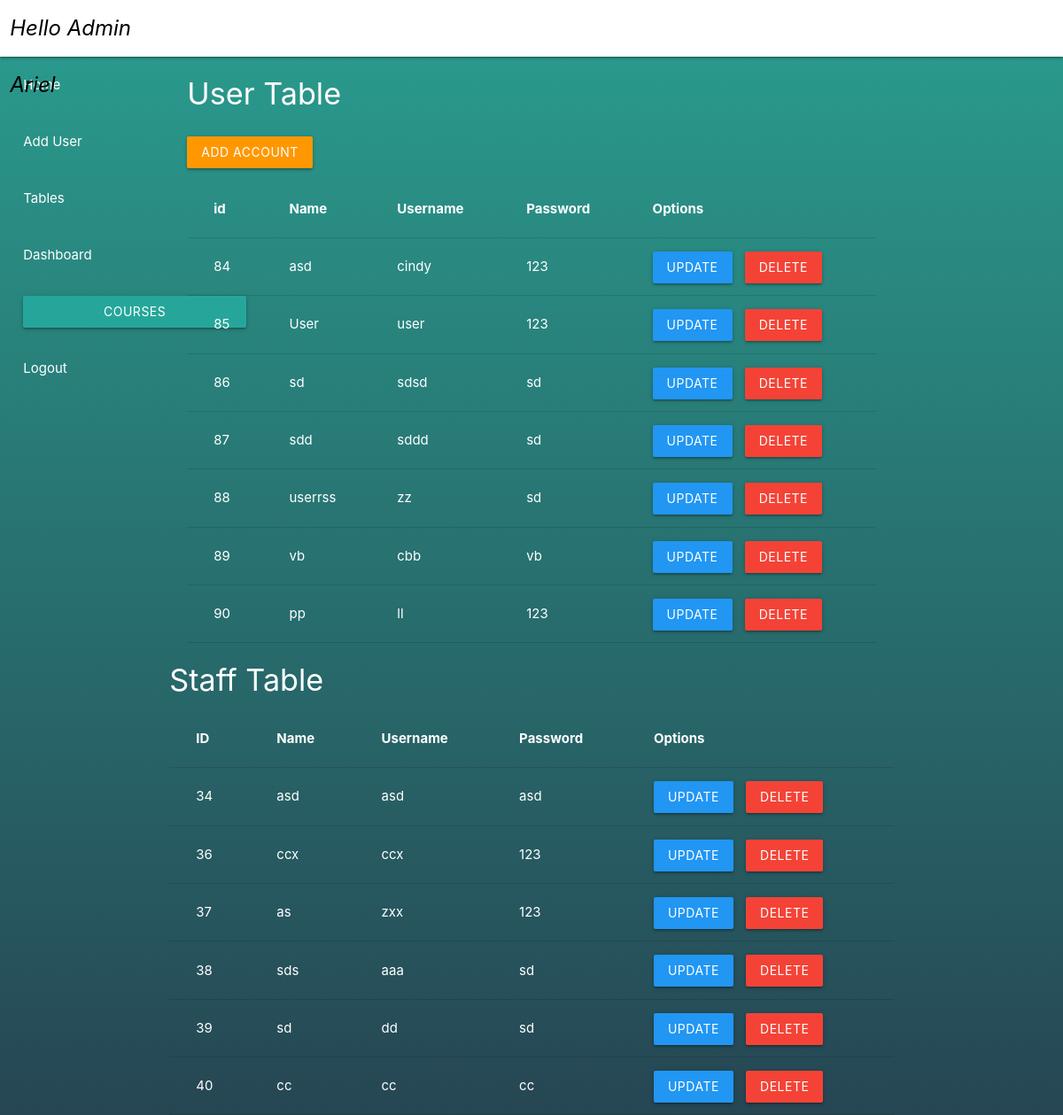
/admin/Table.php (signed in), run on an earlier commit of the app's database.
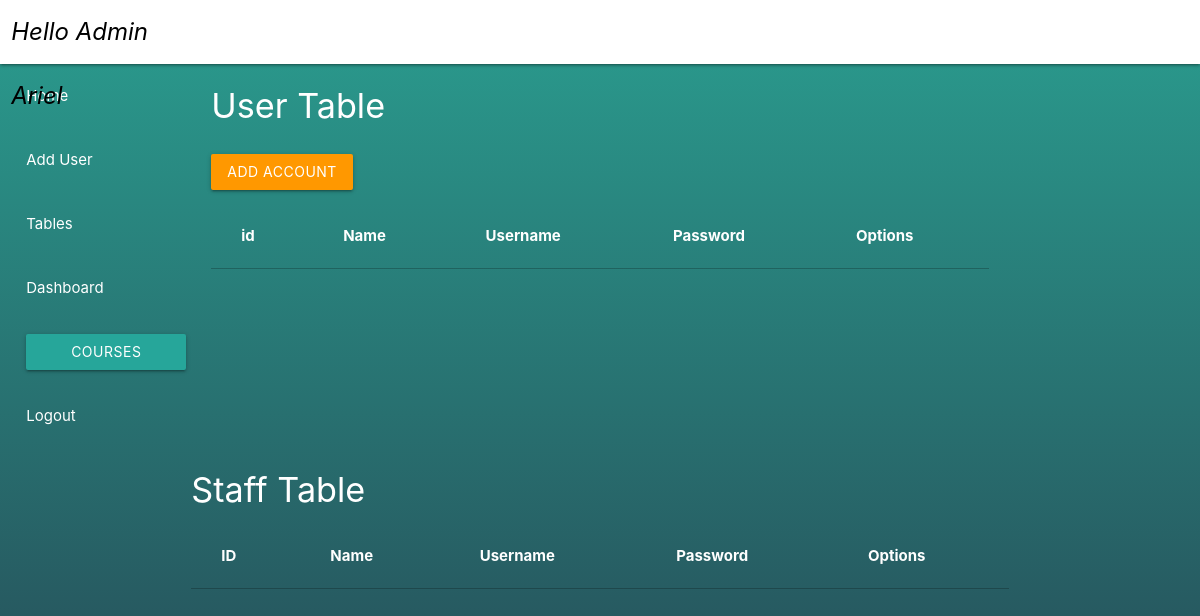
And on a later commit of the database.
### tables this page shows
CREATE TABLE `user` (
  `user_id` int(11) NOT NULL,
  `username` varchar(11) NOT NULL,
  `password` varchar(100) NOT NULL,
  `name` varchar(11) NOT NULL
);

CREATE TABLE `staff` (
  `staff_id` int(11) NOT NULL,
  `username` varchar(20) NOT NULL,
  `password` varchar(100) NOT NULL,
  `name` varchar(20) NOT NULL
);

### admin/Table.php (the view, shortened to what this page needs)
<?php
include "../connection_db.php";
?>
<!DOCTYPE html>
<html lang="en">
<head>
    <link type="text/css" rel="stylesheet" href="/ProjectSIA2/materialize/css/materialize.css"
        media="screen,projection" />
</head>
<body>
    <div class="mytablebackground">
        <nav>
            <div class="nav-wrapper white">
                <div class="row">
                    <div class="col s2">
                        <i class="black-text left">
                            <?php echo isset($_SESSION['admin']) ? "Hello Admin " . $_SESSION['admin'] : ''; ?>
                        </i>
                    </div>
                </div>
            </div>
            <div class="row">
                <div class="col s2 ">
                <ul class="left hide-on-med-and-down">
                <li><a style="width:25vh" href="Admin_index.php">Home</a></li><br>
                        <li><a style="width:25vh" href="adminCreateAccount.php">Add User</a></li><br>
                        <li><a style="width:25vh" href="Table.php">Tables</a></li><br>
                        <li><a style="width:25vh" href="Dashboard.php">Dashboard</a></li><br>
                        <li><a class='dropdown-trigger btn' style="width:20vh" href='#' data-target='dropdown1'>Courses</a></li>
                        <li><a style="width:25vh" href="/ProjectSIA2/Logout.php">Logout</a></li><br>
                    </ul>
                </div>
                <div class="col s8">
                    <h4>User Table</h4>
                    <a class="btn orange" href="adminCreateAccount.php">Add Account</a>
                    <table class="white-text">
                        <tr>
                            <th>id</th>
                            <th>Name</th>
                            <th>Username</th>
                            <th>Password</th>
                            <th>Options</th>
                        </tr>
                        <tr>
                            <?php
                            $sql = "SELECT * FROM user";
                            $results = mysqli_query($conn, $sql);
                            while ($row = mysqli_fetch_assoc($results)) {
                                ?>
                                <td>
                                    <?php echo $row['user_id']; ?>
                                </td>
                                <td>
                                    <?php echo $row['name']; ?>
                                </td>
                                <td>
                                    <?php echo $row['username']; ?>
                                </td>
                                <td>
                                    <?php echo $row['password']; ?>
                                </td>
                                <td>
                                    <button class="btn blue"
                                        onclick="location.href = 'updateUser.php?id=<?php echo $row['user_id']; ?>'">Update</button>
                                    <button class="btn red"
                                        onclick="location.href = 'deleteUser.php?id=<?php echo $row['user_id']; ?>'">Delete</button>
                                </td>
                            </tr>
                        <?php } ?>
                    </table>
                </div>
                <div class="container">
                    <div class="col s12">
                        <h4>Staff Table</h4>
                        <table class="white-text">
                            <tr>
                                <th>ID</th>
                                <th>Name</th>
                                <th>Username</th>
                                <th>Password</th>
                                <th>Options</th>
                            </tr>
                            <tr>
                                <?php
                                $sql = "SELECT * FROM staff";
                                $results = mysqli_query($conn, $sql);
                                while ($row = mysqli_fetch_assoc($results)) {
                                    ?>
                                    <td>
                                        <?php echo $row['staff_id']; ?>
                                    </td>
                                    <td>
                                        <?php echo $row['name']; ?>
                                    </td>
                                    <td>
                                        <?php echo $row['username']; ?>
                                    </td>
                                    <td>
                                        <?php echo $row['password']; ?>
                                    </td>
                                    <td>
                                        <button class="btn blue"
                                            onclick="location.href = 'updateStaff.php?id=<?php echo $row['staff_id']; ?>'">Update</button>
                                        <button class="btn red"
                                            onclick="location.href = 'deleteStaff.php?id=<?php echo $row['staff_id']; ?>'">Delete</button>
                                    </td>
                                </tr>
                            <?php }
                                ?>
                        </table>
                    </div>
        </nav>
    </div>
</body>
</html>

### admin/Table.php (style rules this page uses)
.btn { margin-right: 10px; }

What changed in the data, as far as the page shows it:
removed user: user_id "84", name "asd", username "cindy", password "123"
removed user: user_id "85", name "User", username "user", password "123"
removed user: user_id "86", name "sd", username "sdsd", password "sd"
removed user: user_id "87", name "sdd", username "sddd", password "sd"
removed user: user_id "88", name "userrss", username "zz", password "sd"
removed user: user_id "89", name "vb", username "cbb", password "vb"
removed user: user_id "90", name "pp", username "ll", password "123"
removed staff: staff_id "34", name "asd", username "asd", password "asd"
removed staff: staff_id "36", name "ccx", username "ccx", password "123"
removed staff: staff_id "37", name "as", username "zxx", password "123"
removed staff: staff_id "38", name "sds", username "aaa", password "sd"
removed staff: staff_id "39", name "sd", username "dd", password "sd"
removed staff: staff_id "40", name "cc", username "cc", password "cc"
